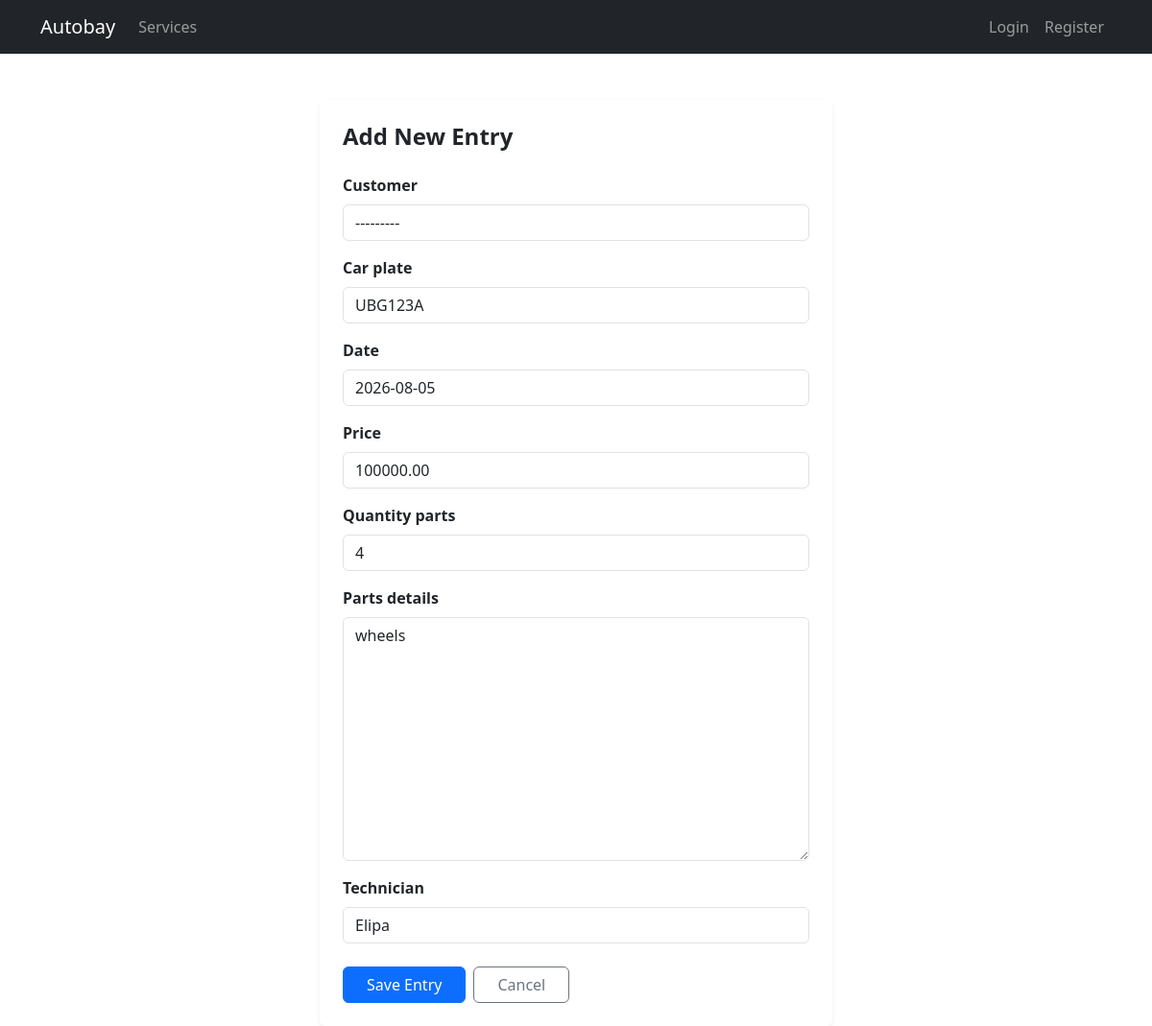
The app's page /services/3/edit/ with its own data.
### services/models.py (models this page shows)
class ServiceRecord(models.Model):
    customer = models.ForeignKey(
        Customer,
        on_delete=models.CASCADE,
        related_name='service_records',
        null=True,
        blank=True,
    )
    car_plate = models.CharField(max_length=20, default='')
    date = models.DateField()
    price = models.DecimalField(
        max_digits=10,
        decimal_places=2,
        validators=[MinValueValidator(0)],
    )
    quantity_parts = models.IntegerField()
    parts_details = models.TextField()
    technician = models.CharField(max_length=100)

### services/views.py (the view)
class ServiceUpdateView(UpdateView):
    model = ServiceRecord
    fields = '__all__'
    template_name = 'dashboard/form.html'
    success_url = reverse_lazy('services:service_list')

### accounts/models.py (called while the page is built)
    def __str__(self):
        return self.user.username

### dashboard/templates/dashboard/form.html (shortened to what this page needs)
{% extends 'dashboard/base.html' %}
{% load widget_tweaks %}
{% block content %}
<div class="container mt-5">
    <div class="row justify-content-center">
        <div class="col-md-8 col-lg-6">
            <div class="card border-0 shadow-sm p-4">
                <h4 class="fw-bold mb-4">Add New Entry</h4>
                <form method="post" class="needs-validation">
                    {% for field in form %}
                      <div class="mb-3">
                        <label class="form-label fw-bold">{{ field.label }}</label>
                        {{ field|add_class:"form-control" }}
                      </div>
                   {% endfor %}
                    <div class="d-flex gap-2 mt-4">
                        <button type="submit" class="btn btn-primary px-4">Save Entry</button>
                        <a href="{% url 'dashboard:dashboard_index' %}" class="btn btn-outline-secondary px-4">Cancel</a>
                    </div>
                </form>
            </div>
        </div>
    </div>
</div>
{% endblock %}

### dashboard/templates/dashboard/base.html (style rules this page uses)
.card { transition: transform 0.2s ease-in-out; }

### records on screen
ServiceRecord: form "---------" "UBG123A" "2026-08-05" "100000.00" "4" "wheels" "Elipa"

### other values on screen
{{ field.label }} "Customer" "Car plate" "Date" "Price" "Quantity parts" "Parts details" "Technician"
